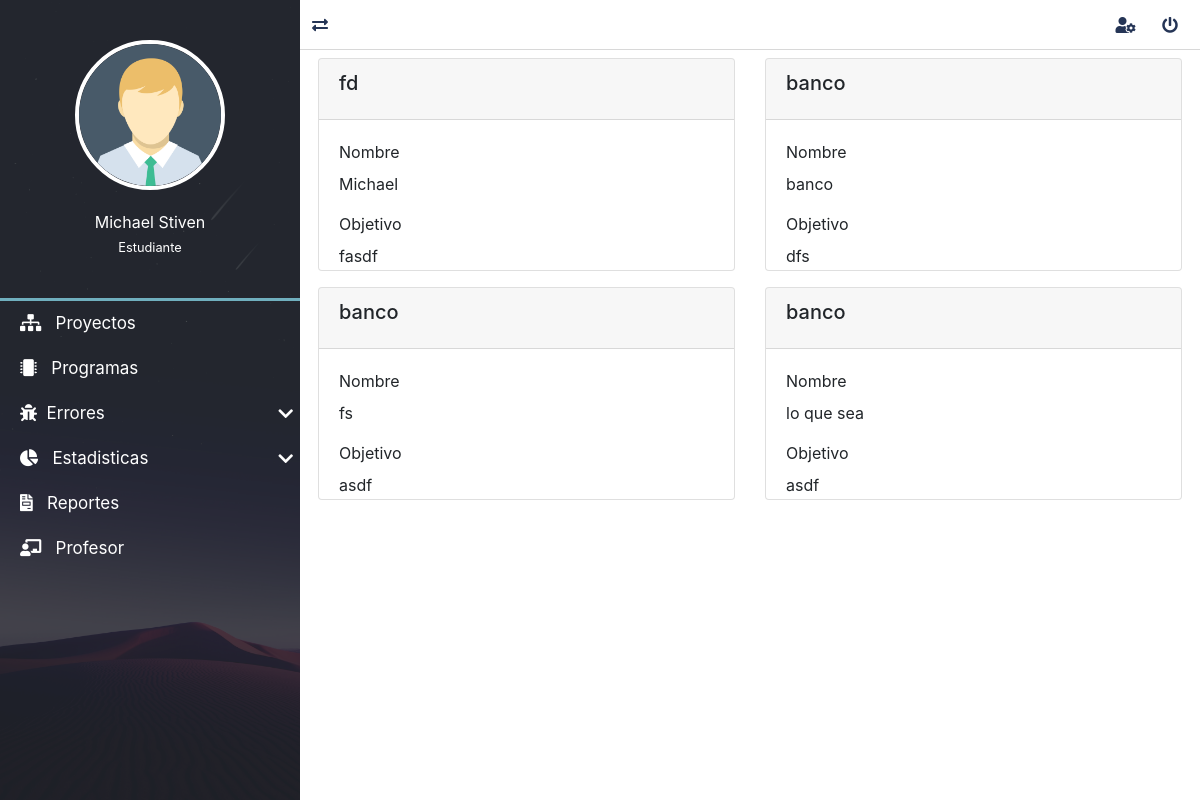
Page /resportes/lista/ (signed in) on the committed database.
### reportes/models.py (models this page shows, shortened)
class Reporte(models.Model):
    id_programa = models.ForeignKey("programas.Programa", verbose_name="Programa", on_delete=models.CASCADE)
    nombre = models.CharField(verbose_name="Nombre", max_length=50)
    objetivos = models.TextField(verbose_name="Objetivos")
    condiciones = models.TextField(verbose_name="Condiciones")
    resultados_esperados = models.TextField(verbose_name="Resultados Esperados")
    numero_test = models.IntegerField(verbose_name="Numero de test")
    resultados_actules = models.TextField(verbose_name="Resultados Actules")
    descripcion = models.TextField(verbose_name="Descripción")
    class Meta:
        verbose_name = "Reporte"
        verbose_name_plural = "Reportes"
        ordering = ['nombre', 'numero_test']

### programas/models.py (models this page shows)
class Programa(models.Model):
    id_usuario = models.ForeignKey(settings.AUTH_USER_MODEL, verbose_name="usuario", on_delete=models.CASCADE)
    id_proyecto = models.ForeignKey("proyectos.Proyecto", verbose_name="proyecto", on_delete=models.CASCADE)
    nombre = models.CharField(verbose_name="Nombre", max_length=200)
    descripcion = models.TextField(verbose_name="Descripción")
    id_lenguaje = models.ForeignKey("mainApp.Lenguaje", verbose_name="lenguaje", on_delete=models.CASCADE)
    id_medida = models.ForeignKey("mainApp.Medida", verbose_name="medida", on_delete=models.CASCADE)
    fecha_creacion = models.DateTimeField(auto_now_add=True, verbose_name="Fecha de creación")
    fecha_actualizacion = models.DateTimeField(auto_now=True, verbose_name="Fecha de edición")
    fecha_finalizacion = models.DateTimeField(verbose_name="Fecha de finalización", null=True, blank=True)
    class Meta:
        verbose_name = "Programa"
        verbose_name_plural = "Programas"
        ordering = ['nombre', 'fecha_creacion']
    def __str__(self):
        return self.nombre

### reportes/views.py (the view)
# urls.py: path('lista/', ReporteListView.as_view(), name='lista_reportes'),
@method_decorator(login_required, name='dispatch')
class ReporteListView(ListView):
    model = Reporte

### mainApp/context_processors.py (called while the page is built)
def get_programasDeUsuario(request):
    programas= Programa.objects.all()
    return {'lista_programas':programas}

def get_lenguajes(request):
    lenguajes = Lenguaje.objects.all()
    return {'lista_lenguajes':lenguajes}

def get_medidas(request):
    medidas = Medida.objects.all()
    return {'lista_medidas':medidas}

def get_fases(request):
    fases = Fase.objects.all()
    return {'lista_fases':fases}

def get_tiposdefectos(request):
    tipos_defectos = TiposDefecto.objects.all()
    return {'lista_tipos_defectos':tipos_defectos}

### proyectos/context_processors.py (called while the page is built)
def get_proyecto(request):
    proyecto= Proyecto.objects.values_list('id','nombre','id_proceso' ,'descripcion', 'fechaInicio')
    return {
        'proyectos':proyecto
    }

### reportes/templates/reportes/reporte_list.html (shortened to what this page needs)
{% extends 'layouts/layout.html' %}
{% block content %}
    <div class="row">
        {% for j in object_list %}
                <div class="col-sm-6 mb-3">
                    <div class="card">
                        <div class="card-header">
                            <h5 class="card-title">{{j.id_programa}}</h5>
                        </div>
                        <div class="card-body scroll-project-description">
                            <label class="label">Nombre</label>
                            <p class="card-text">{{j.nombre}}</p>
                            <label class="label">Objetivo</label>
                            <p class="card-text">{{j.objetivos}}</p>
                        </div>
                    </div>
                </div>
        {% endfor %}
    </div>
{% endblock content %}

### mainApp/templates/layouts/layout.html (shortened to what this page needs)
{% load static %}
<!DOCTYPE html>
<html lang="es">
<head>
	<link rel="stylesheet" href="{% static 'dashboar/css/normalize.css' %}">
	<link rel="stylesheet" href="{% static 'dashboar/css/style.css' %}">
	<link rel="stylesheet" href="{% static 'dashboar/css/all.css' %}">
	<link rel="stylesheet" href="{% static 'dashboar/css/sweetalert2.min.css' %}">
	<link rel="stylesheet" href="{% static 'dashboar/css/jquery.mCustomScrollbar.css' %}">
	<link rel="stylesheet" href="https://stackpath.bootstrapcdn.com/bootstrap/4.5.0/css/bootstrap.min.css">
	<link rel="stylesheet" type="text/css" href="{% static 'css/style.css' %}">
</head>
<body>
	<main class="full-box main-container">
		<section class="full-box nav-lateral">
			<div class="full-box nav-lateral-content">
				<figure class="full-box nav-lateral-avatar">
					<img src=" {% static 'dashboar/assets/avatar/Avatar.png' %}" class="img-fluid" alt="Avatar">
					<figcaption class="roboto-medium text-center">
						{{request.user.first_name}} <br>
						{% if request.user.is_superuser %}
							<small class="roboto-condensed-light">Administrador</small>
						{% elif request.user.is_staff %}
							<small class="roboto-condensed-light">Profesor</small>
						{% else %}
							<small class="roboto-condensed-light">Estudiante</small>
						{% endif %}
					</figcaption>
				</figure>
				<div class="full-box nav-lateral-bar"></div>
				<nav class="full-box nav-lateral-menu">
					<ul>
						<li>
							<a href=" {% url 'proyectos' %}"><i class="fas fa-sitemap"></i> &nbsp; Proyectos</a>
						</li>
						{% if request.user.profesor %}
						<li>
							<a href="#" class="nav-btn-submenu"><i class="fas  fa-user-secret fa-fw"></i> &nbsp; Usuarios <i class="fas fa-chevron-down"></i></a>
							<ul>
								<li>
									<a href="user-new.html"><i class="fas fa-plus fa-fw"></i> &nbsp; Nuevo usuario</a>
								</li>
								<li>
									<a href="user-list.html"><i class="fas fa-clipboard-list fa-fw"></i> &nbsp; Lista de usuarios</a>
								</li>
								<li>
									<a href="user-search.html"><i class="fas fa-search fa-fw"></i> &nbsp; Buscar usuario</a>
								</li>
							</ul>
						</li>
						{% else %}
						<li>
							<a href=" {% url 'programas' %}"><i class="fas fa-microchip"></i> &nbsp; Programas</a>
						</li>
						<li>
							<a href="#" class="nav-btn-submenu"><i class="fas fa-bug"></i></i> &nbsp;Errores<i class="fas fa-chevron-down"></i></a>
						</li>
						<li>
							<a href="#" class="nav-btn-submenu"><i class="fas fa-chart-pie"></i> &nbsp; Estadisticas <i class="fas fa-chevron-down"></i></a>
						</li>
						<li>
							<a href="{% url 'lista_reportes' %}"><i class="fas fa-file-invoice"></i> &nbsp; Reportes</a>
						</li>
						<li>
							<a href="#"><i class="fas fa-chalkboard-teacher"></i> &nbsp; Profesor</a>
						</li>
						{% endif %}
					</ul>
				</nav>
			</div>
		</section>
		<section class="full-box page-content">
			<nav class="full-box navbar-info">
				<a href="#" class="float-left show-nav-lateral">
					<i class="fas fa-exchange-alt"></i>
				</a>
				{% if user.email %}
					{% if title != 'Perfil de usuario' %}
						<a href="{% url 'editPerfilUs' %}">
							<i class="fas fa-user-cog"></i>
						</a>
					{% endif %}
					<a href="#" class="btn-exit-system">
						<i class="fas fa-power-off"></i>
					</a>
				{% else %}
					<a href="{% url 'login' %}">
						<i class="fas fa-sign-in-alt"></i>
					</a>
				{% endif %}
			</nav>
			 <div class="content-box">
				{% block content %}
				{% endblock content %}
			</div>
		</section>
	</main>
</body>
</html>

### mainApp/static/dashboar/css/style.css (style rules this page uses)
:root { --color-one: #F5F5F5; --color-two: #24292E; --color-three: #70afbe; --form-color: #14111A; --accent-color: #253556; --border-color: #D8D8D8; }
body,html { width: 100vw; height: 100vh; background-color: var(--color-one); color: #333; font-size: 16px; }
.full-box { margin: 0; padding: 0; box-sizing: border-box; width: 100%; }
.main-container { height: 100%; position: absolute; top: 0; left: 0; overflow: hidden; }
.page-content, .nav-lateral { height: 100%; overflow: hidden; }
.page-content { position: relative; padding-left: 300px; transition: all .2s ease-in-out; padding-bottom: 20px; }
.nav-lateral { width: 300px; position: absolute; top: 0; left: 0; z-index: 1; transition: all .2s ease-in-out; background-image: url('../assets/img/nav-font.jpg'); background-position: center center; background-size: cover; }
.nav-lateral-content { max-width: 300px; height: 100%; background-color: rgba(36, 41, 46, .8); }
.nav-lateral-bar { height: 3px; background-color: var(--color-three); }
.nav-lateral-avatar { padding: 40px 0; }
.nav-lateral-avatar img { width: 50%; margin: 0 auto; display: block; border: 4px solid #FFF; border-radius: 100%; }
.nav-lateral-avatar figcaption { margin-top: 20px; color: #FFF; }
.nav-lateral-menu { height: auto; }
.nav-lateral-menu ul { margin: 0; padding: 0; list-style: none; }
.nav-lateral-menu ul li { width: 100%; height: auto; }
.nav-lateral-menu ul li a { display: block; width: 100%; height: 45px; line-height: 45px; text-decoration: none; color: #FFF; font-size: 17px; box-sizing: border-box; padding-left: 20px; transition: all .2s ease-in-out; }
.nav-lateral-menu .fa-chevron-down, .nav-lateral-menu .fa-chevron-up { float: right; height: 45px; line-height: 45px; margin-right: 7px; transition: all .2s ease-in-out; }
.navbar-info { height: 50px; border-bottom: 1px solid var(--border-color); text-align: right; padding-right: 10px; }
.navbar-info a { color: var(--accent-color); height: 50px; min-width: 40px; text-align: center; line-height: 50px; display: inline-block; transition: all .2s ease-out; user-select: none; }
.content-box { margin-left: 2%; margin-right: 2%; }

### mainApp/static/dashboar/css/all.css (style rules this page uses)
.fa, .fas, .far, .fal, .fab { -moz-osx-font-smoothing: grayscale; -webkit-font-smoothing: antialiased; display: inline-block; font-style: normal; font-variant: normal; text-rendering: auto; line-height: 1; }
.fa-bug:before { content: "\f188"; }
.fa-chalkboard-teacher:before { content: "\f51c"; }
.fa-chart-pie:before { content: "\f200"; }
.fa-chevron-down:before { content: "\f078"; }
.fa-exchange-alt:before { content: "\f362"; }
.fa-file-invoice:before { content: "\f570"; }
.fa-microchip:before { content: "\f2db"; }
.fa-power-off:before { content: "\f011"; }
.fa-sitemap:before { content: "\f0e8"; }
.fa-user-cog:before { content: "\f4fe"; }
.fa, .fas { font-family: 'Font Awesome 5 Free'; font-weight: 900; }

### mainApp/static/css/style.css (style rules this page uses)
:root { --fondo: url("../img/fondoLogin.png"); --porsentaje-borde-radius: 5%; --px-borde-radius: 4px; --bac-color: #70afbe; --shadow-box: 0px 4px 18px 3px rgba(0,0,0,0.75);; }
.card { transition: box-shadow 0.5s; }
.scroll-project-description { overflow-y: scroll; height: 150px; }

### rows in the picture
Reporte: id_programa "fd", nombre "Michael", objetivos "fasdf"
Reporte: id_programa "banco", nombre "banco", objetivos "dfs"
Reporte: id_programa "banco", nombre "fs", objetivos "asdf"
Reporte: id_programa "banco", nombre "lo que sea", objetivos "asdf"

### other values in the picture
{{ request.user.first_name }} "Michael Stiven"
